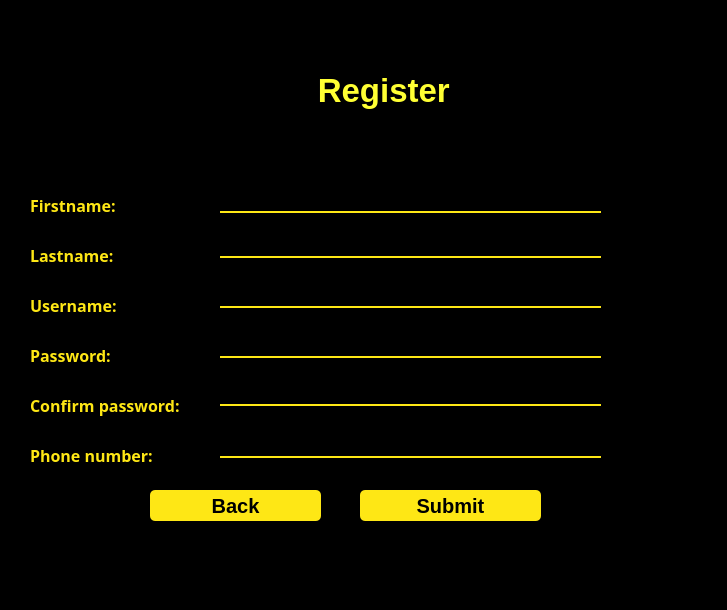
<?xml version="1.0" encoding="UTF-8"?>
<ui version="4.0">
 <class>Register</class>
 <widget class="QWidget" name="Register">
  <property name="geometry">
   <rect>
    <x>0</x>
    <y>0</y>
    <width>727</width>
    <height>610</height>
   </rect>
  </property>
  <property name="windowTitle">
   <string>Form</string>
  </property>
  <widget class="QWidget" name="widget" native="true">
   <property name="geometry">
    <rect>
     <x>0</x>
     <y>0</y>
     <width>731</width>
     <height>611</height>
    </rect>
   </property>
   <property name="styleSheet">
    <string notr="true">background-color:	rgb(0, 0, 0);
</string>
   </property>
   <widget class="QLabel" name="label_2">
    <property name="geometry">
     <rect>
      <x>272</x>
      <y>50</y>
      <width>261</width>
      <height>81</height>
     </rect>
    </property>
    <property name="font">
     <font>
      <pointsize>25</pointsize>
      <bold>true</bold>
     </font>
    </property>
    <property name="styleSheet">
     <string notr="true">color:rgb(255,255,51);</string>
    </property>
    <property name="text">
     <string>     Register</string>
    </property>
   </widget>
   <widget class="QLabel" name="LastName_label">
    <property name="geometry">
     <rect>
      <x>30</x>
      <y>240</y>
      <width>101</width>
      <height>30</height>
     </rect>
    </property>
    <property name="font">
     <font>
      <family>Sina</family>
      <pointsize>12</pointsize>
      <bold>true</bold>
     </font>
    </property>
    <property name="styleSheet">
     <string notr="true">color:rgba(254, 231, 21, 1);</string>
    </property>
    <property name="text">
     <string>Lastname: </string>
    </property>
   </widget>
   <widget class="QLabel" name="FirstName_label">
    <property name="geometry">
     <rect>
      <x>30</x>
      <y>190</y>
      <width>101</width>
      <height>30</height>
     </rect>
    </property>
    <property name="font">
     <font>
      <family>Sina</family>
      <pointsize>12</pointsize>
      <bold>true</bold>
     </font>
    </property>
    <property name="styleSheet">
     <string notr="true">color:rgba(254, 231, 21, 1);</string>
    </property>
    <property name="text">
     <string>Firstname: </string>
    </property>
   </widget>
   <widget class="QLabel" name="UserName_label">
    <property name="geometry">
     <rect>
      <x>30</x>
      <y>290</y>
      <width>111</width>
      <height>30</height>
     </rect>
    </property>
    <property name="font">
     <font>
      <family>Sina</family>
      <pointsize>12</pointsize>
      <bold>true</bold>
     </font>
    </property>
    <property name="styleSheet">
     <string notr="true">color:rgba(254, 231, 21, 1);</string>
    </property>
    <property name="text">
     <string>Username: </string>
    </property>
   </widget>
   <widget class="QLabel" name="Password_label">
    <property name="geometry">
     <rect>
      <x>30</x>
      <y>340</y>
      <width>101</width>
      <height>30</height>
     </rect>
    </property>
    <property name="font">
     <font>
      <family>Sina</family>
      <pointsize>12</pointsize>
      <bold>true</bold>
     </font>
    </property>
    <property name="styleSheet">
     <string notr="true">color:rgba(254, 231, 21, 1);</string>
    </property>
    <property name="text">
     <string>Password: </string>
    </property>
   </widget>
   <widget class="QLabel" name="ConfrimPassword_label">
    <property name="geometry">
     <rect>
      <x>30</x>
      <y>390</y>
      <width>181</width>
      <height>30</height>
     </rect>
    </property>
    <property name="font">
     <font>
      <family>Sina</family>
      <pointsize>12</pointsize>
      <bold>true</bold>
     </font>
    </property>
    <property name="styleSheet">
     <string notr="true">color:rgba(254, 231, 21, 1);</string>
    </property>
    <property name="text">
     <string>Confirm password: </string>
    </property>
   </widget>
   <widget class="QLabel" name="PhoneNumber_label">
    <property name="geometry">
     <rect>
      <x>30</x>
      <y>440</y>
      <width>161</width>
      <height>30</height>
     </rect>
    </property>
    <property name="font">
     <font>
      <family>Sina</family>
      <pointsize>12</pointsize>
      <bold>true</bold>
     </font>
    </property>
    <property name="styleSheet">
     <string notr="true">color:rgba(254, 231, 21, 1);</string>
    </property>
    <property name="text">
     <string>Phone number: </string>
    </property>
   </widget>
   <widget class="QPushButton" name="Submit_pushButton">
    <property name="geometry">
     <rect>
      <x>360</x>
      <y>490</y>
      <width>181</width>
      <height>31</height>
     </rect>
    </property>
    <property name="font">
     <font>
      <pointsize>15</pointsize>
      <bold>true</bold>
     </font>
    </property>
    <property name="styleSheet">
     <string notr="true">QPushButton#Submit_pushButton{
	background-color:rgba(254, 231, 21, 1);
	color:rgba(0, 0, 0, 255);
	border-radius:5px;
}

QPushButton#Submit_pushButton:hover{
	background-color:rgb(0, 255, 0);

}

QPushButton#Submit_pushButton:pressed{
	padding-left:5px;
	padding-top:5px;
	background-color:rgba(150,123, 111, 255);
}


</string>
    </property>
    <property name="text">
     <string>Submit</string>
    </property>
   </widget>
   <widget class="QPushButton" name="Back_pushButton">
    <property name="geometry">
     <rect>
      <x>150</x>
      <y>490</y>
      <width>171</width>
      <height>31</height>
     </rect>
    </property>
    <property name="font">
     <font>
      <pointsize>15</pointsize>
      <bold>true</bold>
     </font>
    </property>
    <property name="styleSheet">
     <string notr="true">QPushButton#Back_pushButton{
	background-color:rgba(254, 231, 21, 1);
	color:rgba(0, 0, 0, 255);
	border-radius:5px;
}

QPushButton#Back_pushButton:hover{
	background-color:rgb(255, 0, 0);
}

QPushButton#Back_pushButton:pressed{
	padding-left:5px;
	padding-top:5px;
	background-color:rgba(150,123, 111, 255);
}</string>
    </property>
    <property name="text">
     <string>Back</string>
    </property>
   </widget>
   <widget class="QLineEdit" name="FirstName_lineEdit">
    <property name="geometry">
     <rect>
      <x>220</x>
      <y>185</y>
      <width>381</width>
      <height>28</height>
     </rect>
    </property>
    <property name="styleSheet">
     <string notr="true">bbackground-color:rgba(0, 0, 0, 0);
border:none;
border-bottom:2px solid rgba(254, 231, 21, 1);
color:rgba(255, 255, 255, 255);
padding-bottom:7px;</string>
    </property>
   </widget>
   <widget class="QLineEdit" name="LastName_lineEdit">
    <property name="geometry">
     <rect>
      <x>220</x>
      <y>230</y>
      <width>381</width>
      <height>28</height>
     </rect>
    </property>
    <property name="styleSheet">
     <string notr="true">bbackground-color:rgba(0, 0, 0, 0);
border:none;
border-bottom:2px solid rgba(254, 231, 21, 1);
color:rgba(255, 255, 255, 255);
padding-bottom:7px;</string>
    </property>
   </widget>
   <widget class="QLineEdit" name="UserName_lineEdit">
    <property name="geometry">
     <rect>
      <x>220</x>
      <y>280</y>
      <width>381</width>
      <height>28</height>
     </rect>
    </property>
    <property name="styleSheet">
     <string notr="true">bbackground-color:rgba(0, 0, 0, 0);
border:none;
border-bottom:2px solid rgba(254, 231, 21, 1);
color:rgba(255, 255, 255, 255);
padding-bottom:7px;</string>
    </property>
   </widget>
   <widget class="QLineEdit" name="Password_lineEdit">
    <property name="geometry">
     <rect>
      <x>220</x>
      <y>330</y>
      <width>381</width>
      <height>28</height>
     </rect>
    </property>
    <property name="styleSheet">
     <string notr="true">bbackground-color:rgba(0, 0, 0, 0);
border:none;
border-bottom:2px solid rgba(254, 231, 21, 1);
color:rgba(255, 255, 255, 255);
padding-bottom:7px;</string>
    </property>
    <property name="echoMode">
     <enum>QLineEdit::Password</enum>
    </property>
   </widget>
   <widget class="QLineEdit" name="ConfrimPassword_lineEdit">
    <property name="geometry">
     <rect>
      <x>220</x>
      <y>378</y>
      <width>381</width>
      <height>28</height>
     </rect>
    </property>
    <property name="styleSheet">
     <string notr="true">bbackground-color:rgba(0, 0, 0, 0);
border:none;
border-bottom:2px solid rgba(254, 231, 21, 1);
color:rgba(255, 255, 255, 255);
padding-bottom:7px;</string>
    </property>
    <property name="echoMode">
     <enum>QLineEdit::Password</enum>
    </property>
   </widget>
   <widget class="QLineEdit" name="PhoneNumber_lineEdit">
    <property name="geometry">
     <rect>
      <x>220</x>
      <y>430</y>
      <width>381</width>
      <height>28</height>
     </rect>
    </property>
    <property name="styleSheet">
     <string notr="true">bbackground-color:rgba(0, 0, 0, 0);
border:none;
border-bottom:2px solid rgba(254, 231, 21, 1);
color:rgba(255, 255, 255, 255);
padding-bottom:7px;</string>
    </property>
   </widget>
   <widget class="QLabel" name="label">
    <property name="geometry">
     <rect>
      <x>10</x>
      <y>10</y>
      <width>191</width>
      <height>161</height>
     </rect>
    </property>
    <property name="styleSheet">
     <string notr="true">image: url(:/icons/newregistrationicon.png);</string>
    </property>
    <property name="text">
     <string/>
    </property>
   </widget>
  </widget>
 </widget>
 <resources/>
 <connections/>
</ui>
